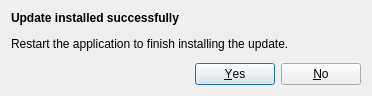
<?xml version="1.0" encoding="UTF-8"?>
<ui version="4.0">
 <class>UpdateFinishedDialog</class>
 <widget class="QDialog" name="UpdateFinishedDialog">
  <property name="geometry">
   <rect>
    <x>0</x>
    <y>0</y>
    <width>368</width>
    <height>172</height>
   </rect>
  </property>
  <property name="sizePolicy">
   <sizepolicy hsizetype="Minimum" vsizetype="Minimum">
    <horstretch>0</horstretch>
    <verstretch>0</verstretch>
   </sizepolicy>
  </property>
  <property name="windowTitle">
   <string>Application restart required</string>
  </property>
  <layout class="QVBoxLayout" name="verticalLayout" stretch="1,0">
   <property name="spacing">
    <number>12</number>
   </property>
   <property name="sizeConstraint">
    <enum>QLayout::SetFixedSize</enum>
   </property>
   <item>
    <widget class="QLabel" name="label">
     <property name="sizePolicy">
      <sizepolicy hsizetype="Fixed" vsizetype="Maximum">
       <horstretch>0</horstretch>
       <verstretch>0</verstretch>
      </sizepolicy>
     </property>
     <property name="minimumSize">
      <size>
       <width>350</width>
       <height>0</height>
      </size>
     </property>
     <property name="maximumSize">
      <size>
       <width>350</width>
       <height>16777215</height>
      </size>
     </property>
     <property name="text">
      <string>&lt;html&gt;&lt;head/&gt;&lt;body&gt;&lt;p&gt;&lt;span style=&quot; font-weight:700;&quot;&gt;Update installed successfully&lt;/span&gt;&lt;/p&gt;&lt;p&gt;Restart the application to finish installing the update.&lt;/p&gt;&lt;/body&gt;&lt;/html&gt;</string>
     </property>
     <property name="alignment">
      <set>Qt::AlignLeading|Qt::AlignLeft|Qt::AlignTop</set>
     </property>
     <property name="wordWrap">
      <bool>true</bool>
     </property>
    </widget>
   </item>
   <item>
    <widget class="QDialogButtonBox" name="buttonBox">
     <property name="standardButtons">
      <set>QDialogButtonBox::No|QDialogButtonBox::Yes</set>
     </property>
    </widget>
   </item>
  </layout>
 </widget>
 <resources/>
 <connections/>
</ui>
